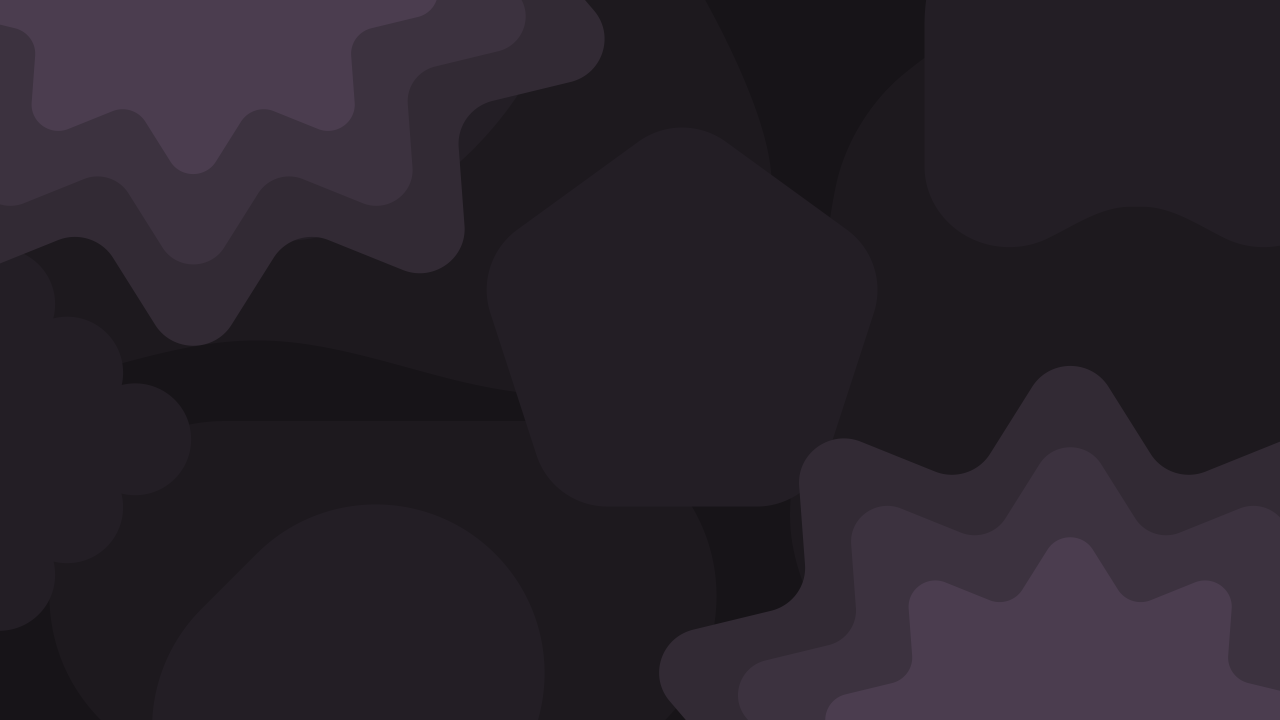
#> input picture quickshell/end4-pc/assets/images/default_wallpaper.png, 3840 x 2160 px (shown at 1/3 size)
$ python scheme_for_image.py ../../../end4-pc/assets/images/default_wallpaper.png
#> lines starting #> are read from the running program, lines starting #| are printed output that depends on the picture
#!env python3
import sys
import cv2
import numpy as np

# Allowed scheme types
SCHEMES = [
    "scheme-content",
    "scheme-expressive",
    "scheme-fidelity",
    "scheme-fruit-salad",
    "scheme-monochrome",
    "scheme-neutral",
    "scheme-rainbow",
    "scheme-tonal-spot"
]

def image_colorfulness(image):
    # Based on Hasler and Süsstrunk's colorfulness metric
    (B, G, R) = cv2.split(image.astype("float"))
    rg = np.absolute(R - G)
    yb = np.absolute(0.5 * (R + G) - B)
    std_rg = np.std(rg)
    std_yb = np.std(yb)
    mean_rg = np.mean(rg)
    mean_yb = np.mean(yb)
    colorfulness = np.sqrt(std_rg ** 2 + std_yb ** 2) + (0.3 * np.sqrt(mean_rg ** 2 + mean_yb ** 2))
    return colorfulness

# scheme-content respects the image's colors very well, but it might
# look too saturated, so we only use it for not very colorful images to be safe
def pick_scheme(colorfulness):
    if colorfulness < 40:
        return "scheme-neutral"
    else:
        return "scheme-tonal-spot"

def load_and_resize_image(img_path, max_dim=128):
    img = cv2.imread(img_path)
    if img is None:
        return None
    h, w = img.shape[:2]
    if max(h, w) > max_dim:
        scale = max_dim / max(h, w)
        img = cv2.resize(img, (int(w * scale), int(h * scale)), interpolation=cv2.INTER_AREA)
    return img

def main():
    colorfulness_mode = False
    args = sys.argv[1:]
    if '--colorfulness' in args:
        colorfulness_mode = True
        args.remove('--colorfulness')
    if len(args) < 1:
        print("scheme-tonal-spot")
        sys.exit(1)
    img_path = args[0]
    img = load_and_resize_image(img_path)
#> in load_and_resize_image, img is the input picture: shape (2160, 3840, 3); mean B, G, R 42.6, 34.3, 40.7
#> in load_and_resize_image, `img = cv2.resize(img, (int(w * scale), int(h * scale)), interpolation=..`:
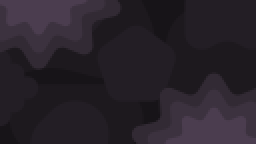
#> img: shape (72, 128, 3) (shown 2 times larger); mean B, G, R 42.6, 34.3, 40.7
    if img is None:
        print("scheme-tonal-spot")
        sys.exit(1)
    colorfulness = image_colorfulness(img)
#> in image_colorfulness, `(B, G, R) = cv2.split(image.astype("float"))`:
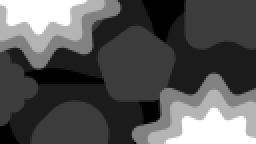
#> B: shape (72, 128) float64 (shown 2 times larger); min 24, max 79, mean 42.6; drawn with min black and max white
#> in image_colorfulness, `yb = np.absolute(0.5 * (R + G) - B)`:
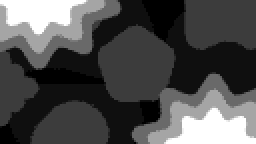
#> yb: shape (72, 128) float64 (shown 2 times larger); min 2.5, max 11, mean 5.1; drawn with min black and max white
#> in image_colorfulness, `std_rg = np.std(rg)`: std_rg = 3.24
#> in image_colorfulness, `std_yb = np.std(yb)`: std_yb = 2.51
#> in image_colorfulness, `mean_rg = np.mean(rg)`: mean_rg = 6.32
#> in image_colorfulness, `mean_yb = np.mean(yb)`: mean_yb = 5.1
#> in image_colorfulness, `colorfulness = np.sqrt(std_rg ** 2 + std_yb ** 2) + (0.3 * np.sqrt(mea..`: colorfulness = 6.54
#> colorfulness = 6.54
    if colorfulness_mode:
        print(f"{colorfulness}")
    else:
        scheme = pick_scheme(colorfulness)
#> scheme = 'scheme-neutral'
        print(scheme)
#| scheme-neutral

if __name__ == "__main__":
    main()
